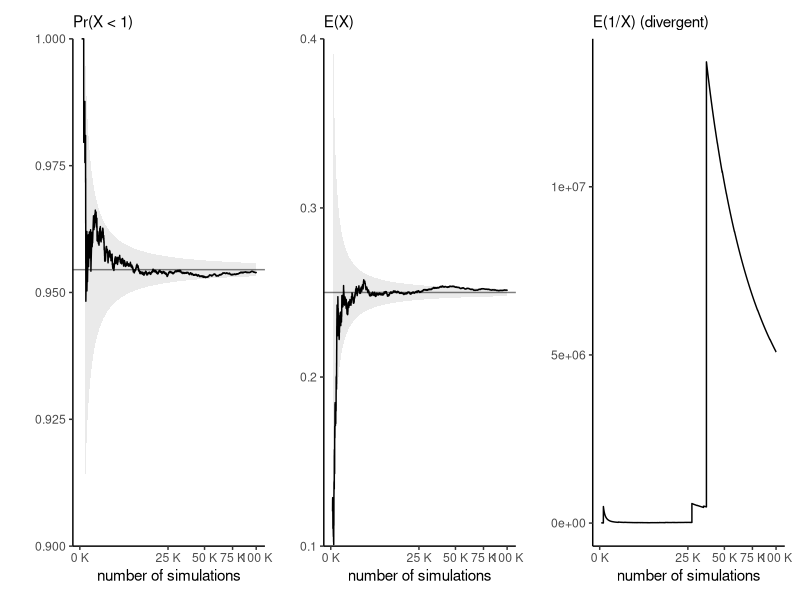

Source code (R):
## ---- chunk 1

hecbleu <- c("#002855")
fcols <- c(gris = "#888b8d",
           bleu = "#0072ce",
           aqua = "#00aec7",
           vert = "#26d07c",
           rouge = "#ff585d",
           rose = "#eb6fbd",
           jaune = "#f3d03e")
pcols <- c(gris = "#d9d9d6",
           bleu = "#92c1e9",
           agua = "#88dbdf",
           vert = "#8fe2b0",
           rouge = "#ffb1bb",
           rose = "#eab8e4",
           jaune = "#f2f0a1")
library(ggplot2)
theme_set(theme_classic())
library(patchwork)
knitr::opts_chunk$set(fig.retina = 3, collapse = TRUE)
options(digits = 3, width = 75)
## ---- chunk 2
#| eval: true
#| echo: false
#| label: tbl-bivardiscrete
#| tbl-cap: "Bivariate mass function with probability of each outcome for $(Y_1, Y_2)$."
#| tbl-align: 'center'
tab <- rbind(c(0.2, 0.3, 0.1, 0.6), c(0.15, 0.2, 0.05, 0.4),c(0.35,0.5,0.15,1))
colnames(tab) <- c("$Y_1=1$","$Y_1=2$","$Y_1=3$","row total")
rownames(tab) <- c("$Y_2=1$","$Y_2=2$","col. total")
knitr::kable(tab, escape = FALSE, )
## ---- chunk 3
#| label: fig-monte-carlo-path
#| eval: true
#| echo: false
#| message: false
#| warning: false
#| fig-cap: "Running mean trace plots for $g(x)=\\mathrm{I}(x<1)$ (left), $g(x)=x$ (middle) and $g(x)=1/x$ (right) for a Gamma distribution with shape 0.5 and rate 2, as a function of the Monte Carlo sample size."
set.seed(80601)
B <- 1e5L
Bseq <- seq_len(B)
alpha <- 0.5; beta <- 2
pv <- pgamma(1, shape = alpha, rate = beta)
samp <- rgamma(n = B, shape = alpha, rate = beta)
int1 <- cumsum(samp < 1)/Bseq
int2 <- cumsum(samp)/Bseq
int3 <- cumsum(1/samp)/Bseq
g1 <- ggplot(data = data.frame(
  nsim = Bseq, 
  y = int1,
  mu = pv,
  interv = qnorm(0.975)*sqrt(pv*(1-pv)/Bseq))) +
  geom_ribbon(mapping = aes(x = nsim, 
                           y = mu,
                           ymin = mu - interv,
                           ymax = interv + mu),
               alpha = 0.1) + 
  geom_hline(yintercept = pv, alpha = 0.5) +
  geom_line(aes(x = nsim, y = y)) +
  scale_x_continuous(limits = c(10, NA), trans = "sqrt",
                     labels = scales::unit_format(unit = "K", scale = 1e-3)) +
  scale_y_continuous(limits = c(0.9, 1), expand = c(0,0)) +
  labs(x = "number of simulations",
       y = "",
       subtitle = "Pr(X < 1)")
g2 <- ggplot(data = data.frame(
  nsim = Bseq, 
  y = int2,
  mu = alpha/beta,
  interv = qnorm(0.975)*sqrt(alpha/beta^2/Bseq))) +
  geom_ribbon(mapping = aes(x = nsim, 
                             y = mu,
                           ymin = -interv + mu,
                           ymax = interv + mu),
               alpha = 0.1) + 
  geom_hline(yintercept = alpha/beta, alpha = 0.5) +
  geom_line(mapping = aes(
               x = nsim, 
               y = y)) +
  scale_x_continuous(limits = c(10, NA), trans = "sqrt",
                     labels = scales::unit_format(unit = "K", scale = 1e-3)) +
  scale_y_continuous(limits = c(0.1, 0.4), expand = c(0,0)) +
  labs(x = "number of simulations",
       y = "",
       subtitle = "E(X)")
g3 <- ggplot(data = data.frame(nsim = Bseq, y = int3),
             mapping = aes(x = nsim, y = y)) +
  geom_line() +
  scale_x_continuous(limits = c(10, NA), trans = "sqrt",
                     labels = scales::unit_format(unit = "K", scale = 1e-3)) +
  labs(x = "number of simulations",
       y = "",
       subtitle = "E(1/X) (divergent)")
g1 + g2 + g3 & theme_classic()
